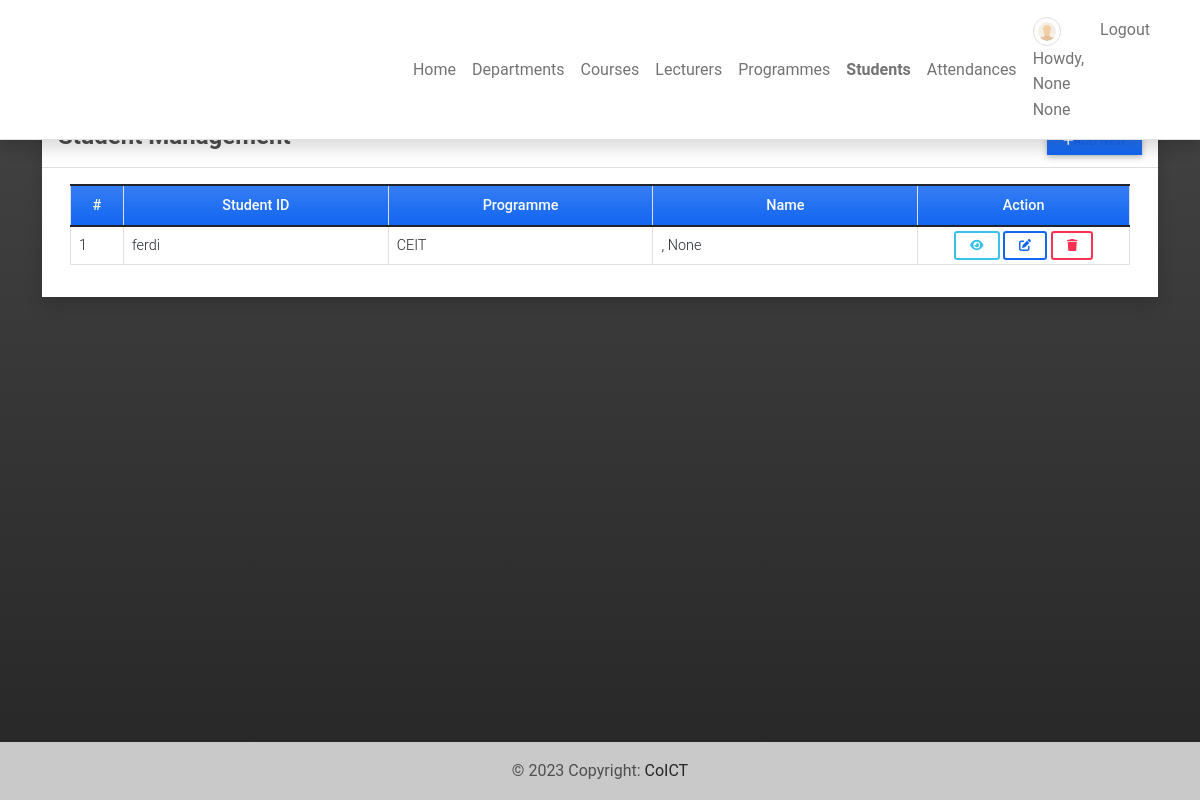
The app's page /student (signed in) with its own data.
### attendance/models.py (models this page shows, shortened)
class User(AbstractBaseUser):
    email = models.EmailField(
        verbose_name='email address',
        max_length=60,
        unique=True,
    )
    is_active = models.BooleanField(default=True)
    is_admin = models.BooleanField(default=False)
    is_staff = models.BooleanField(default=False)
    username = models.CharField(unique=True, max_length=15)
    first_name = models.CharField(max_length=100, null=True)
    middle_name = models.CharField(max_length=250, blank=True, null= True)
    last_name = models.CharField(max_length=100, null=True)
    gender = models.CharField(max_length=100, choices=[('Male','Male'),('Female','Female')], blank=True, null= True)
    programme = models.ForeignKey(Programme, to_field='programme_id', on_delete=models.CASCADE, null=True, blank=True)
    department = models.ForeignKey(Department, on_delete=models.CASCADE, blank=True, null=True)
    contact = models.CharField(max_length=250, blank=True, null= True)
    last_login = models.DateTimeField(auto_now=True)
    date_joined = models.DateTimeField(auto_now_add=True)
    objects = CustomUserManager()
    USERNAME_FIELD = 'username'
    REQUIRED_FIELDS = ["email"]
    class Meta:
        verbose_name = 'User'
        verbose_name_plural = 'Users'
    def __str__(self):
        return self.username

class StudentProfile(models.Model):
    user = models.OneToOneField(settings.AUTH_USER_MODEL, on_delete=models.CASCADE, related_name='student')
    student_id = models.ForeignKey(settings.AUTH_USER_MODEL, to_field='username', on_delete=models.CASCADE)
    course = models.ManyToManyField(Course, through='Enrollment', null=True, blank=True)
    first_name = models.CharField(max_length=250)
    middle_name = models.CharField(max_length=250, blank=True, null= True)
    last_name = models.CharField(max_length=250)
    gender = models.CharField(max_length=100, choices=[('Male','Male'),('Female','Female')], blank=True, null= True)
    avatar = models.ImageField(blank=True, null = True, upload_to= 'images/')
    contact = models.CharField(max_length=250, blank=True, null= True)
    date_added = models.DateTimeField(default=timezone.now)
    date_updated = models.DateTimeField(auto_now=True)
    programme = models.ForeignKey(Programme, to_field='programme_id', on_delete=models.CASCADE)

class Programme(models.Model):
    department = models.ForeignKey(Department, on_delete=models.CASCADE, blank=True, null=True)
    programme_id = models.CharField(max_length=15, unique=True)
    name = models.CharField(max_length=250)
    date_added = models.DateTimeField(default=timezone.now)
    date_updated = models.DateTimeField(auto_now=True)
    def __str__(self):
        return self.programme_id

### attendance/views.py (the view)
# urls.py: path('student',views.student,name='student-page'),
@login_required
def student(request):
    students = StudentProfile.objects.all()
    context['page_title'] = "Student Management"
    context['students'] = students
    return render(request, 'student_mgt.html',context)

### attendance/templates/student_mgt.html (shortened to what this page needs)
{% extends 'base.html' %} {% block pageContent %}
<div class="col-lg-12 col-md-12 col-sm-12 col-xs-12">
    <div class="card card-default rounded-0 shadow ">
        <div class="card-header">
            <div class="d-flex w-100 align-items-center justify-content-between">
                <h4 class="card-title fw-bold">Student Management</h4>
                <div class="tools">
                    <button type="button" class="btn btn-primary rounded-0 bg-gradient btn-sm" id='add_new'><i class="fa fa-plus"></i><a href="{% url 'save-student' %}">Add New</a></button>
                </div>
            </div>
        </div>
        <div class="card-body">
            <div class="container-fluid">
                <table class="table table-bordered" id="student-list">
                    <colgroup>
                        <col width="5%">
                        <col width="25%">
                        <col width="25%">
                        <col width="25%">
                        <col width="20%">
                    </colgroup>
                    <thead>
                        <tr class="bg-gradient bg-primary bg-opacity-50 text-light">
                            <th class="px-2 py-2 text-center">#</th>
                            <th class="px-2 py-2 text-center">Student ID</th>
                            <th class="px-2 py-2 text-center">Programme</th>
                            <th class="px-2 py-2 text-center">Name</th>
                            <th class="px-2 py-2 text-center">Action</th>
                        </tr>
                    </thead>
                    <tbody>
                        {% for student in students %}
                        <tr>
                            <td class="px-2 py-1 align-middle">{{ student.id }}</td>
                            <td class="px-2 py-1 align-middle">{{ student.student_id }}</td>
                            <td class="px-2 py-1 align-middle">{{ student.programme }}</td>
                            <td class="px-2 py-1 align-middle">{{ student.last_name }}, {{ student.first_name }} {{ student.middle_name }}</td>
                            <td class="px-2 py-1 align-middle text-center">
                                <a class="btn btn-outline-info btn-sm view-data" href="javascript:void(0)" data-url="{% url 'view-student-modal' student.pk %}" title="View Details">
                                    <i class="fa fa-eye"></i>
                                </a>
                                {% if user.profile.user_type == 1 %}
                                <a class="btn btn-outline-primary btn-sm edit-data" href="javascript:void(0)" data-id="{{ student.user.pk }}" title="Edit">
                                    <i class="fa fa-edit"></i>
                                </a>
                                <button class="btn btn-outline-danger btn-sm delete-data" type="button" data-id="{{ student.user.pk }}" title="Delete">
                                    <i class="fa fa-trash"></i>
                                </button>
                                {% endif  %}
                            </td>
                        </tr>
                        {% endfor %}
                    </tbody>
                </table>
            </div>
        </div>
    </div>
</div>
{% endblock pageContent %}

### attendance/templates/topNavigation.html (shortened to what this page needs)
{% load static %}
<header>
    <nav class="navbar navbar-expand-lg navbar-light bg-white fixed-top shadow border-bottom">
        <div class="container">
            <a class="navbar-brand custom-brand" href="{% url 'home-page' %}">
            </a>
            <div class="collapse navbar-collapse" id="navbarExample01">
                {% if user.id %}
                <ul class="navbar-nav me-auto mb-2 mb-lg-0" id="topNav">
                    <li class="nav-item">
                        <a class="nav-link" aria-current="page" href="{% url 'home-page' %}">Home</a>
                    </li>
                    {% if user.profile.user_type == 1 %}
                    <li class="nav-item">
                        <a class="nav-link" aria-current="page" href="{% url 'department-page' %}">Departments</a>
                    </li>
                    <li class="nav-item">
                        <a class="nav-link" aria-current="page" href="{% url 'course-page' %}">Courses</a>
                    </li>
                    <li class="nav-item">
                        <a class="nav-link" aria-current="page" href="{% url 'faculty-page' %}">Lecturers</a>
                    </li>
                    {% endif %}
                    <li class="nav-item">
                        <a class="nav-link" aria-current="page" href="{% url 'class-page' %}">Programmes</a>
                    </li>
                    <li class="nav-item">
                        <a class="nav-link" aria-current="page" href="{% url 'student-page' %}">Students</a>
                    </li>
                    <li class="nav-item">
                        <a class="nav-link" aria-current="page" href="{% url 'attendance-class' %}">Attendances</a>
                    </li>
                </ul>
                <ul class="navbar-nav d-flex flex-row">
                    {% if user.id %} {% if user.profile.user_type == 1 %} {% endif %}
                    <li class="nav-item me-3 me-lg-0">
                        <a class="nav-link" href="{% url 'profile' %}">
                            <span class="me-1"><img src="{% if user.profile.avatar %}{{ user.profile.avatar.url }}{% else %}{{ MEDIA_URL }}/default/default-avatar.png{% endif %}" alt="User Avatar" data-url="{% if user.profile.avatar %}{{ user.profile.avatar.url }}{% else %}{{ MEDIA_URL }}/default/default-avatar.png{% endif %}" id="user-avatar" class="img-thumbnail rounded-circle"></span>Howdy,
                            {{ user.first_name }} {{user.last_name}}
                        </a>
                    </li>
                    <li class="nav-item me-3 me-lg-0">
                        <a class="nav-link" href="{% url 'logout' %}">Logout</a>
                    </li>
                    {% else %}
                    <li class="nav-item me-3 me-lg-0">
                        <a class="nav-link" href="{% url 'login' %}">Login</a>
                    </li>
                    {% endif %}
                </ul>
                {% endif %}
            </div>
        </div>
    </nav>
</header>

### static/assets/default/css/style.css (style rules this page uses)
html, body { height: 100%; width: 100%; max-height: 100%; overflow: auto; display: flex; flex-direction: column; }
body>header { flex-shrink: auto; }
#user-avatar { width: 1.8rem; height: 1.8rem; object-fit: scale-down; object-position: center center; }
.navbar-brand { max-width: auto; max-height: auto; }
.custom-brand { width: 500px; }
.nav-item.active a.nav-link { font-weight: bolder !important; }

### records on screen
User: first_name "None", last_name "None"
StudentProfile: id "1", student_id "ferdi", programme "CEIT", middle_name "None"
